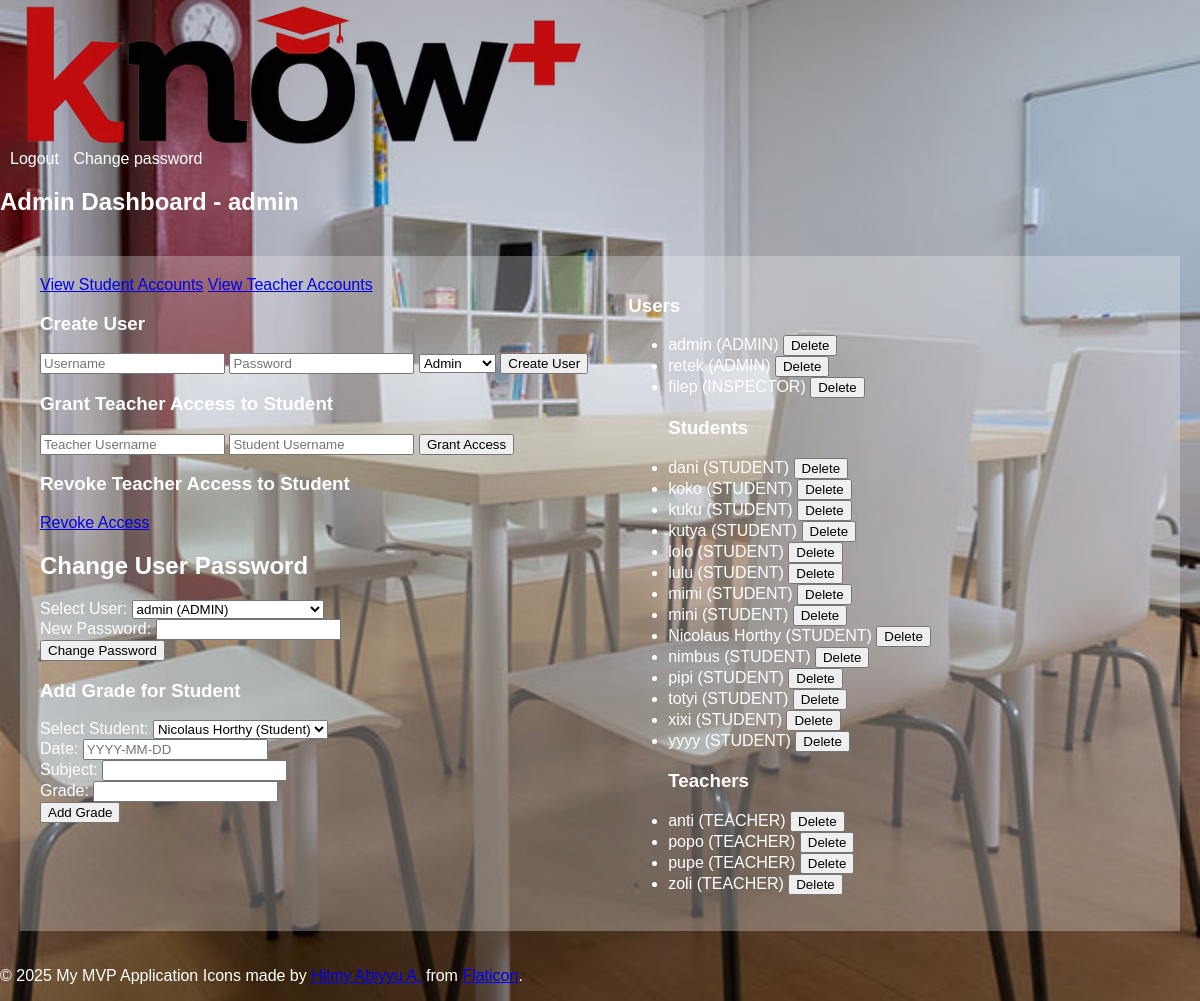
The app's page /admin (signed in) with its own data.
### models.py (models this page shows, shortened)
class User(db.Model, UserMixin):
    id = db.Column(db.Integer, primary_key=True)
    username = db.Column(db.String(80), unique=True, nullable=False)
    password_hash = db.Column(db.String(128))
    user_type = db.Column(db.Enum(UserType), nullable=False)  # Using UserType enum for role
    @property
    def is_authenticated(self):
        return True

### app.py (the view)
@app.route('/admin')
@login_required
def admin_home():
    print(f"Current user type: {current_user.user_type}")  # Temporary check
    if current_user.user_type != UserType.ADMIN:
        return 'Unauthorized', 403
    users = User.query.order_by(
        User.user_type.asc(),  # Sort by user_type (ADMIN, STUDENT, TEACHER)
        User.username.asc()  # Sort by username alphabetically within each user_type
    ).all()
    return render_template('admin_home.html', users=users)

### app.py (called while the page is built)
@login_manager.user_loader
def load_user(user_id):
    return User.query.get(int(user_id))  # Load from the unified User model

### templates/admin_home.html (shortened to what this page needs)
{% extends "base.html" %}
{% block content %}
<h2>Admin Dashboard - {{ current_user.username }}</h2>
<div class="container">
    <div class="left-column">
        <div class="d-grid gap-2 d-md-block">
            <a href="{{ url_for('view_students') }}" class="btn btn-primary">View Student Accounts</a>
            <a href="{{ url_for('view_teachers') }}" class="btn btn-primary">View Teacher Accounts</a>
        </div>
        <section>
            <h3>Create User</h3>
            <form action="{{ url_for('create_user') }}" method="post">
                <input type="text" name="username" placeholder="Username" required>
                <input type="password" name="password" placeholder="Password" required>
                <select name="user_type">
                    <option value="ADMIN">Admin</option>
                </select>
                <button type="submit">Create User</button>
            </form>
        </section>
        <section>
            <h3>Grant Teacher Access to Student</h3>
            <form action="{{ url_for('grant_access') }}" method="post">
                <input type="text" name="teacher_username" placeholder="Teacher Username" required>
                <input type="text" name="student_username" placeholder="Student Username" required>
                <button type="submit">Grant Access</button>
            </form>
        </section>
        <section>
            <h3>Revoke Teacher Access to Student</h3>
            <a href="{{ url_for('revoke_access_form') }}" class="btn btn-secondary">Revoke Access</a>
        </section>
        <section>
            <h2>Change User Password</h2>
            <form method="POST" action="{{ url_for('change_user_password') }}">
                <div>
                    <label for="user_id">Select User:</label>
                    <select name="user_id" id="user_id" required>
                        {% for user in users %}
                        <option value="{{ user.id }}">{{ user.username }} ({{ user.user_type.value }})</option>
                        {% endfor %}
                    </select>
                </div>
                <div>
                    <label for="new_password">New Password:</label>
                    <input type="password" name="new_password" id="new_password" required>
                </div>
                <button type="submit">Change Password</button>
            </form>
        </section>
        <section>
            <h3>Add Grade for Student</h3>
            <form method="POST" action="{{ url_for('add_grade') }}">
                <div>
                    <label for="student_id">Select Student:</label>
                    <select name="student_id" id="student_id" required>
                        {% for user in users if user.user_type.value == 'STUDENT' %}
                        <option value="{{ user.id }}">{{ user.username }} (Student)</option>
                        {% endfor %}
                    </select>
                </div>
                <div>
                    <label for="date">Date:</label>
                    <input type="text" name="date" id="date" placeholder="YYYY-MM-DD" required>
                </div>
                <div>
                    <label for="subject">Subject:</label>
                    <input type="text" name="subject" id="subject" required>
                </div>
                <div>
                    <label for="grade">Grade:</label>
                    <input type="text" name="grade" id="grade" required>
                </div>
                <button type="submit">Add Grade</button>
            </form>
        </section>
    </div>
    <div class="right-column">
        <section>
            <h3>Users</h3>
            <ul>
                {% set grouped_users = users | sort(attribute='username') | groupby('user_type.value') %}
                {% for group in grouped_users %}
                {% if group.grouper == 'ADMINISTRATOR' %}
                <h3>Administrators</h3>
                {% elif group.grouper == 'TEACHER' %}
                <h3>Teachers</h3>
                {% elif group.grouper == 'STUDENT' %}
                <h3>Students</h3>
                {% endif %}
                {% for user in group.list %}
                <li>
                    {{ user.username }} ({{ user.user_type.value }})
                    <form action="{{ url_for('delete_user', user_id=user.id) }}" method="post" style="display: inline;"
                          onsubmit="return confirmDelete('{{ user.username }}');">
                        <button type="submit">Delete</button>
                    </form>
                </li>
                {% endfor %}
                {% endfor %}
            </ul>
        </section>
    </div>
</div>
{% endblock %}

### templates/base.html (shortened to what this page needs)
<!DOCTYPE html>
<html lang="en">
<head>
    <link rel="stylesheet" href="{{ url_for('static', filename='css/style.css') }}">
</head>
<body style="background-image: url('{{ url_for('static', filename='img/background.jpg') }}'); background-size: cover; background-repeat: no-repeat; background-attachment: fixed;">
<div id="header">
    <a href="/">
        <picture>
            <source srcset="{{ url_for('static', filename='img/logo.avif') }}" type="image/avif">
            <img src="{{ url_for('static', filename='img/logo.png') }}" alt="Your Logo" class="logo">
        </picture>
    </a>
    <div class="user-options">
        {% if current_user.is_authenticated %}
        <a href="{{ url_for('logout') }}">Logout</a>
        <a href="{{ url_for('change_password') }}">Change password</a>
        {% endif %}
    </div>
</div>
<div id="content">
    {% block content %}{% endblock %}
</div>
<footer>
    <p>&copy; 2025 My MVP Application
        Icons made by <a href="https://www.flaticon.com/free-icons/graduation-cap" title="graduation cap icons">Hilmy
            Abiyyu A.</a> from <a href="https://www.flaticon.com/" title="Flaticon">Flaticon</a>.
    </p>
</footer>
</body>
</html>

### static/css/style.css (style rules this page uses)
body { font-family: sans-serif; margin: 0; padding: 0; color: white; background-image: url('static/img/background.jpg'); background-size: cover; background-position: center; }
.logo { height: 150px; vertical-align: middle; margin-left: 20px; }
.user-options { margin-right: 20px; }
.user-options a { color: white; text-decoration: none; margin-left: 10px; }
.container { display: flex; padding: 20px; }
.left-column, .right-column { background-color: rgba(242, 242, 242, 0.3); padding: 20px; }
.left-column h2 { flex: 0 0 250px; }
.right-column { flex: 1; overflow-y: auto; }

### records on screen
User: username "admin", user_type.value "ADMIN"
User: username "retek", user_type.value "ADMIN"
User: username "filep", user_type.value "INSPECTOR"
User: username "dani", user_type.value "STUDENT"
User: username "koko", user_type.value "STUDENT"
User: username "kuku", user_type.value "STUDENT"
User: username "kutya", user_type.value "STUDENT"
User: username "lolo", user_type.value "STUDENT"
User: username "lulu", user_type.value "STUDENT"
User: username "mimi", user_type.value "STUDENT"
User: username "mini", user_type.value "STUDENT"
User: username "Nicolaus Horthy", user_type.value "STUDENT"
User: username "nimbus", user_type.value "STUDENT"
User: username "pipi", user_type.value "STUDENT"
User: username "totyi", user_type.value "STUDENT"
User: username "xixi", user_type.value "STUDENT"
User: username "yyyy", user_type.value "STUDENT"
User: username "anti", user_type.value "TEACHER"
User: username "popo", user_type.value "TEACHER"
User: username "pupe", user_type.value "TEACHER"
User: username "zoli", user_type.value "TEACHER"

### other values on screen
form field user_id "admin (ADMIN)"
form field student_id "Nicolaus Horthy (Student)"
